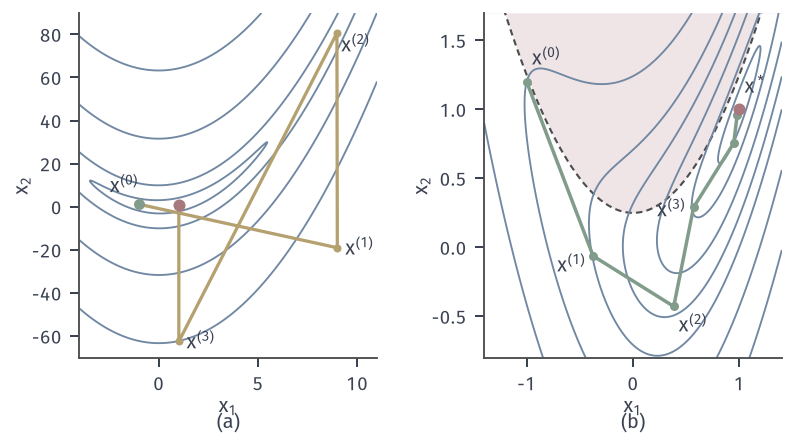

The script that drew this image:
from pathlib import Path
import sys
ROOT = next(p for p in Path(__file__).resolve().parents if (p/'build.sh').is_file() and (p/'tex/book.tex').is_file())
sys.path.insert(0, str(ROOT/'figures/00-shared/mathematical-preliminaries-upper/00-shared/comprehension-figures'))
from support import figure, save, BLUE, GREEN, YELLOW, RED, PURPLE, INK, MUTED, GRID, BLUE_FILL, GREEN_FILL, YELLOW_FILL, RED_FILL, PURPLE_FILL
import numpy as np
HERE = Path(__file__).resolve().parent
STROKE = '#4C4D4F'
# 贯穿全章的目标 f(x)=0.5(x1-1)^2+(x2-x1^2)^2，最优解 (1,1)。
def f(x):
    u = x[1]-x[0]**2
    return .5*(x[0]-1)**2+u**2
def grad(x):
    u = x[1]-x[0]**2
    return np.array([x[0]-1-4*x[0]*u, 2*u])
def hess(x):
    u = x[1]-x[0]**2
    return np.array([[1-4*u+8*x[0]**2, -4*x[0]], [-4*x[0], 2.]])
XS = np.array([1., 1.])
def panel(fig, left, right, top, bottom, wspace=.3):
    fig.set_layout_engine(None)
    fig.subplots_adjust(left=left, right=right, top=top, bottom=bottom, wspace=wspace)
def tags(fig, axes, y=.015):
    for ax, s in zip(axes, ('(a)', '(b)', '(c)', '(d)')):
        p = ax.get_position(); fig.text((p.x0+p.x1)/2, y, s, ha='center', va='bottom')
def grid2(a, b, c, d, n=600):
    X, Y = np.meshgrid(np.linspace(a, b, n), np.linspace(c, d, n))
    return X, Y
def region(ax, a, b, c, d):
    t = np.linspace(a, b, 300); y = t**2+.25
    ax.fill_between(t, y, d, color=RED_FILL, lw=0, zorder=0)
    ax.plot(t, y, color=STROKE, lw=.85, ls=(0, (3, 2)), zorder=1)
    ax.set_xlim(a, b); ax.set_ylim(c, d)
def arrow(ax, p, q, color=GREEN, lw=1.3, z=4):
    ax.annotate('', xy=q, xytext=p, zorder=z, arrowprops=dict(arrowstyle='-|>,head_width=.17,head_length=.34', color=color, lw=lw, shrinkA=0, shrinkB=0))

def run_damped(x, c=.1, n=8):
    P = [x.copy()]; A = []
    for t in range(n):
        G = grad(x); d = np.linalg.solve(hess(x), -G); s = G@d; a = 1.
        while f(x+a*d) > f(x)+c*a*s: a /= 2
        x = x+a*d; P.append(x.copy()); A.append(a)
    return np.array(P), A
fig, axes = figure(width_mm=112, height_mm=62, ncols=2)
panel(fig, .1, .985, .97, .185, .36)
a_, b_ = axes
p0 = np.array([-1., 1.2])
x = p0.copy(); Q = [x.copy()]
for t in range(5):
    x = x+np.linalg.solve(hess(x), -grad(x)); Q.append(x.copy())
Q = np.array(Q)
X, Y = grid2(-4, 11, -70, 90, 800)
a_.contour(X, Y, .5*(X-1)**2+(Y-X**2)**2, levels=[10, 100, 1000, 4000], colors=[BLUE], linewidths=.75)
a_.plot(Q[:,0], Q[:,1], color=YELLOW, lw=1.3, marker='o', ms=3.2, mew=0, zorder=4)
a_.plot(*p0, 'o', ms=4.4, color=GREEN, mew=0, zorder=6); a_.plot(*XS, 'o', ms=4.8, color=RED, mew=0, zorder=6)
a_.text(-1.0, 6.5, '$x^{(0)}$', ha='right'); a_.text(9.4, -19, '$x^{(1)}$', ha='left', va='center'); a_.text(9.2, 80.6, '$x^{(2)}$', ha='left', va='top'); a_.text(1.4, -62.5, '$x^{(3)}$', ha='left', va='center')
a_.set_xlim(-4, 11); a_.set_ylim(-70, 90); a_.set_xlabel('$x_1$', labelpad=1); a_.set_ylabel('$x_2$', labelpad=0)
P, A = run_damped(p0.copy())
a, b, c, d = -1.4, 1.4, -.8, 1.7
X, Y = grid2(a, b, c, d)
region(b_, a, b, c, d)
b_.contour(X, Y, .5*(X-1)**2+(Y-X**2)**2, levels=[.02, .1, .3, .6, 1, 2.04, 4], colors=[BLUE], linewidths=.75, zorder=2)
b_.plot(P[:,0], P[:,1], color=GREEN, lw=1.4, marker='o', ms=3.6, mew=0, zorder=5)
b_.plot(*XS, 'o', ms=4.8, color=RED, mew=0, zorder=6)
b_.text(-.95, 1.32, '$x^{(0)}$', ha='left'); b_.text(-.44, -.18, '$x^{(1)}$', ha='right'); b_.text(.43, -.56, '$x^{(2)}$', ha='left', va='center'); b_.text(.5, .22, '$x^{(3)}$', ha='right'); b_.text(1.05, 1.12, '$x^*$')
b_.set_xlabel('$x_1$', labelpad=1); b_.set_ylabel('$x_2$', labelpad=0)
tags(fig, axes); save(fig, HERE, 'figure', {'start': [-1, 1.2], 'full': Q.tolist(), 'damped': P.tolist(), 'alpha': A})
